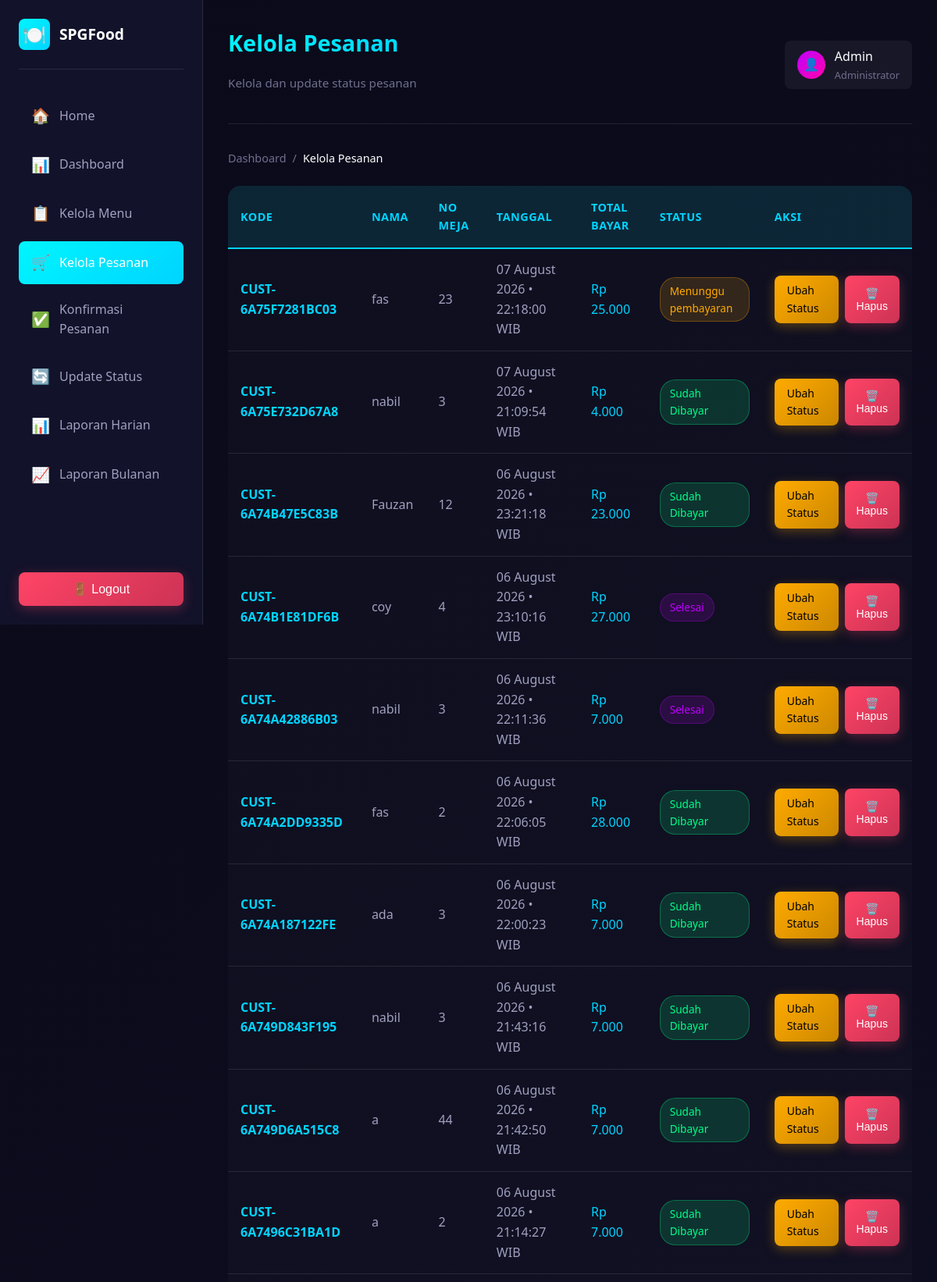
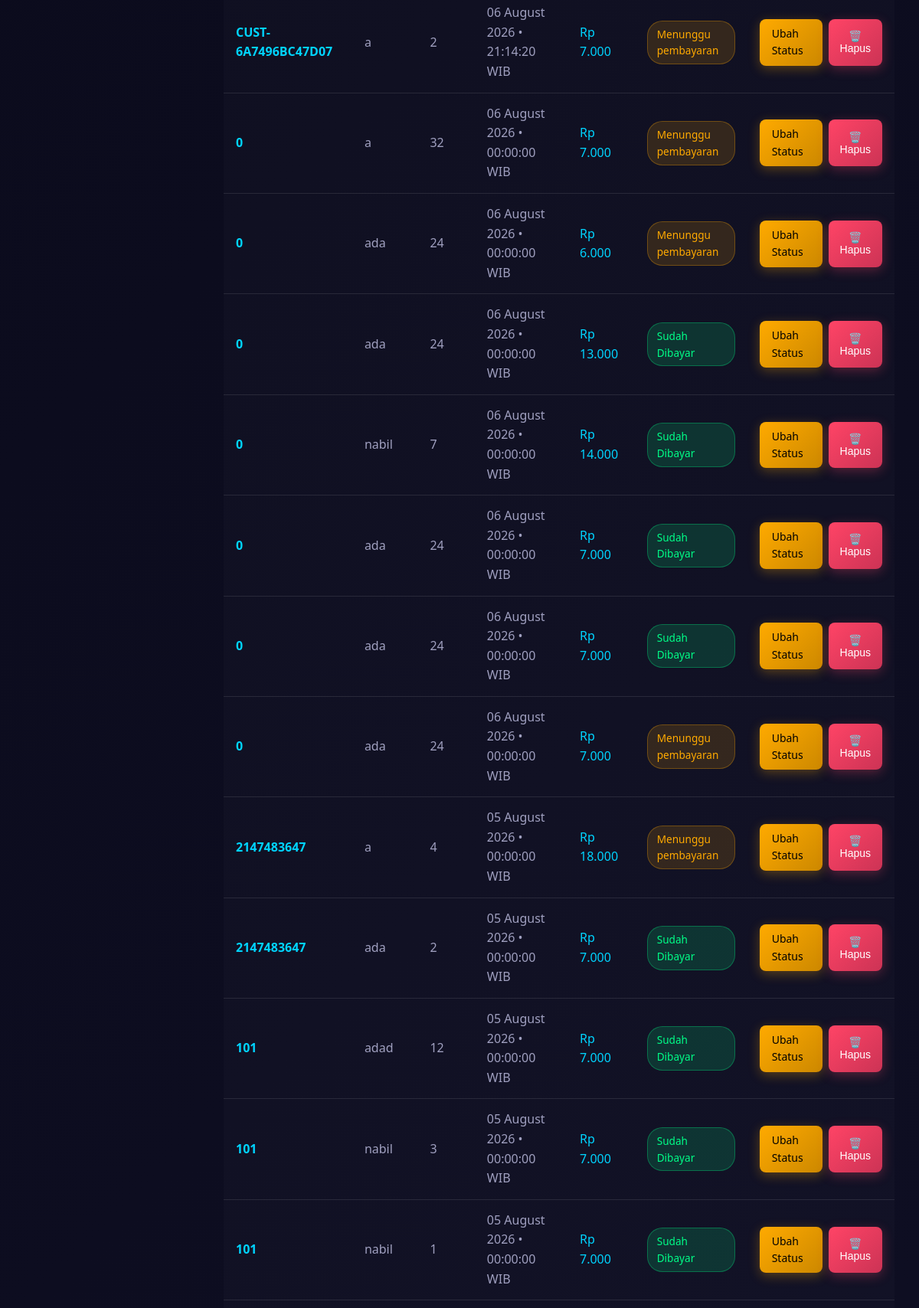
The app's page /kelola_pesanan.php (signed in, upper part) with its own data (2 pictures, top to bottom).
### tables this page shows
CREATE TABLE `data_pesanan` (
  `id_pesanan` int(11) NOT NULL,
  `tgl_pesanan` datetime DEFAULT NULL,
  `nama_pelanggan` varchar(100) DEFAULT NULL,
  `no_meja` varchar(20) DEFAULT NULL,
  `kode_pelanggan` varchar(50) DEFAULT NULL,
  `id_pelanggan` int(11) DEFAULT NULL,
  `total_harga` decimal(10,2) NOT NULL DEFAULT 0.00,
  `status` varchar(30) NOT NULL DEFAULT 'Menunggu',
  `metode_pembayaran` varchar(50) DEFAULT NULL,
  `nomor_pesanan` varchar(20) DEFAULT NULL
);

### kelola_pesanan.php (the view, shortened to what this page needs)
<?php
include "koneksi.php";
$pesanan = mysqli_query($conn, "SELECT * FROM data_pesanan ORDER BY tgl_pesanan DESC, id_pesanan DESC");
?>
<!DOCTYPE html>
<html lang="id">
<head>
    <link rel="stylesheet" href="assets/css/style.css">
</head>
<body>
<?php include "includes/sidebar.php"; ?>
<main class="main-content">
    <?php include "includes/header.php"; ?>
    <nav class="breadcrumb">
        <a href="index.php" class="breadcrumb-item">Dashboard</a>
        <span class="breadcrumb-separator">/</span>
        <span class="breadcrumb-item active">Kelola Pesanan</span>
    </nav>
    <div class="table-container">
        <?php if (mysqli_num_rows($pesanan) > 0): ?>
        <table class="table">
            <thead>
                <tr>
                    <th>Kode</th>
                    <th>Nama</th>
                    <th>No Meja</th>
                    <th>Tanggal</th>
                    <th>Total Bayar</th>
                    <th>Status</th>
                    <th>Aksi</th>
                </tr>
            </thead>
            <tbody>
                <?php while ($p = mysqli_fetch_assoc($pesanan)): ?>
                <tr>
                    <td style="font-weight: 600; color: var(--neon-cyan);"><?= $p['kode_pelanggan'] ?></td>
                    <td><?= $p['nama_pelanggan'] ?></td>
                    <td><?= $p['no_meja'] ?></td>
                    <td><?= date('d F Y • H:i:s', strtotime($p['tgl_pesanan'])) ?> WIB</td>
                    <td style="color: var(--neon-cyan); font-weight: 500;">Rp <?= number_format($p['total_harga'], 0, ',', '.') ?></td>
                    <td>
                        <?php
                        $statusClass = 'status-pending';
                        if (strpos($p['status'], 'diproses') !== false) $statusClass = 'status-processing';
                        elseif (strpos($p['status'], 'Dibayar') !== false) $statusClass = 'status-paid';
                        elseif (strpos($p['status'], 'Selesai') !== false) $statusClass = 'status-completed';
                        ?>
                        <span class="status-badge <?= $statusClass ?>"><?= $p['status'] ?></span>
                    </td>
                    <td>
                        <div class="d-flex gap-1">
                            <a href="ubah_status.php?id=<?= $p['id_pesanan'] ?>" class="btn btn-sm btn-warning">Ubah Status</a>
                            <button onclick="confirmDelete(<?= $p['id_pesanan'] ?>)" class="btn btn-sm btn-danger">🗑️ Hapus</button>
                        </div>
                    </td>
                </tr>
                <?php endwhile; ?>
            </tbody>
        </table>
        <?php endif; ?>
    </div>
</main>
</body>
</html>

### assets/css/style.css (style rules this page uses)
:root { --bg-primary: #0a0a1a; --bg-secondary: #12122a; --bg-tertiary: #1a1a3a; --glass-bg: rgba(255, 255, 255, 0.05); --glass-border: rgba(255, 255, 255, 0.1); --glass-shadow: 0 8px 32px rgba(0, 0, 0, 0.37); --neon-blue: #00f5ff; --neon-purple: #bf00ff; --neon-cyan: #00d4ff; --neon-pink: #ff00aa; --text-primary: #ffffff; --text-secondary: #a0a0c0; --text-muted: #707090; --success: #00ff88; --warning: #ffaa00; --error: #ff4466; --gradient-1: linear-gradient(135deg, #667eea 0%, #764ba2 100%); --gradient-2: linear-gradient(135deg, #00f5ff 0%, #00d4ff 100%); --gradient-3: linear-gradient(135deg, #bf00ff 0%, #ff00aa 100%); --gradient-bg: linear-gradient(135deg, #0a0a1a 0%, #1a1a3a 50%, #0a0a1a 100%); --transition: all 0.3s cubic-bezier(0.4, 0, 0.2, 1); --radius-sm: 8px; --radius-md: 16px; --radius-lg: 24px; --radius-xl: 32px; }
* { margin: 0; padding: 0; box-sizing: border-box; }
html { scroll-behavior: smooth; }
body { font-family: 'Segoe UI', 'Inter', -apple-system, BlinkMacSystemFont, sans-serif; background: var(--gradient-bg); background-attachment: fixed; background-size: 400% 400%; animation: gradientShift 15s ease infinite; color: var(--text-primary); min-height: 100vh; line-height: 1.6; }
.btn { display: inline-flex; align-items: center; justify-content: center; gap: 8px; padding: 12px 24px; border: none; border-radius: var(--radius-sm); font-size: 1rem; font-weight: 500; cursor: pointer; text-decoration: none; transition: var(--transition); position: relative; overflow: hidden; }
.btn::before { content: ''; position: absolute; top: 0; left: -100%; width: 100%; height: 100%; background: linear-gradient(90deg, transparent, rgba(255,255,255,0.2), transparent); transition: var(--transition); }
.btn-danger { background: linear-gradient(135deg, #ff4466 0%, #cc3355 100%); color: #fff; box-shadow: 0 4px 15px rgba(255, 68, 102, 0.3); }
.btn-warning { background: linear-gradient(135deg, #ffaa00 0%, #cc8800 100%); color: #000; box-shadow: 0 4px 15px rgba(255, 170, 0, 0.3); }
.btn-sm { padding: 8px 16px; font-size: 0.875rem; }
.table-container { overflow-x: auto; border-radius: var(--radius-md); }
.table { width: 100%; border-collapse: collapse; background: rgba(255, 255, 255, 0.02); }
.table thead { background: rgba(0, 245, 255, 0.1); border-bottom: 2px solid var(--neon-cyan); }
.table th { padding: 16px; text-align: left; font-weight: 600; color: var(--neon-cyan); font-size: 0.9rem; text-transform: uppercase; letter-spacing: 0.5px; }
.table td { padding: 14px 16px; border-bottom: 1px solid var(--glass-border); color: var(--text-secondary); }
.table tbody tr { transition: var(--transition); }
.status-badge { display: inline-flex; align-items: center; gap: 6px; padding: 6px 12px; border-radius: 20px; font-size: 0.85rem; font-weight: 500; }
.status-pending { background: rgba(255, 170, 0, 0.15); color: var(--warning); border: 1px solid rgba(255, 170, 0, 0.3); }
.status-paid { background: rgba(0, 255, 136, 0.15); color: var(--success); border: 1px solid rgba(0, 255, 136, 0.3); }
.status-completed { background: rgba(191, 0, 255, 0.15); color: var(--neon-purple); border: 1px solid rgba(191, 0, 255, 0.3); }
.main-content { margin-left: 260px; padding: 32px; min-height: 100vh; }
.breadcrumb { display: flex; align-items: center; gap: 8px; margin-bottom: 24px; font-size: 0.9rem; }
.breadcrumb-item { color: var(--text-muted); text-decoration: none; transition: var(--transition); }
.breadcrumb-item.active { color: var(--text-primary); font-weight: 500; }
.breadcrumb-separator { color: var(--text-muted); }
.d-flex { display: flex; }
.gap-1 { gap: 8px; }

### records on screen
data_pesanan: kode_pelanggan "CUST-6A75F7281BC03", nama_pelanggan "fas", no_meja "23", tgl_pesanan "07 August 2026 • 22:18:00", total_harga "25.000", status "Menunggu pembayaran"
data_pesanan: kode_pelanggan "CUST-6A75E732D67A8", nama_pelanggan "nabil", no_meja "3", tgl_pesanan "07 August 2026 • 21:09:54", total_harga "4.000", status "Sudah Dibayar"
data_pesanan: kode_pelanggan "CUST-6A74B47E5C83B", nama_pelanggan "Fauzan", no_meja "12", tgl_pesanan "06 August 2026 • 23:21:18", total_harga "23.000", status "Sudah Dibayar"
data_pesanan: kode_pelanggan "CUST-6A74B1E81DF6B", nama_pelanggan "coy", no_meja "4", tgl_pesanan "06 August 2026 • 23:10:16", total_harga "27.000", status "Selesai"
data_pesanan: kode_pelanggan "CUST-6A74A42886B03", nama_pelanggan "nabil", no_meja "3", tgl_pesanan "06 August 2026 • 22:11:36", total_harga "7.000", status "Selesai"
data_pesanan: kode_pelanggan "CUST-6A74A2DD9335D", nama_pelanggan "fas", no_meja "2", tgl_pesanan "06 August 2026 • 22:06:05", total_harga "28.000", status "Sudah Dibayar"
data_pesanan: kode_pelanggan "CUST-6A74A187122FE", nama_pelanggan "ada", no_meja "3", tgl_pesanan "06 August 2026 • 22:00:23", total_harga "7.000", status "Sudah Dibayar"
data_pesanan: kode_pelanggan "CUST-6A749D843F195", nama_pelanggan "nabil", no_meja "3", tgl_pesanan "06 August 2026 • 21:43:16", total_harga "7.000", status "Sudah Dibayar"
data_pesanan: kode_pelanggan "CUST-6A749D6A515C8", nama_pelanggan "a", no_meja "44", tgl_pesanan "06 August 2026 • 21:42:50", total_harga "7.000", status "Sudah Dibayar"
data_pesanan: kode_pelanggan "CUST-6A7496C31BA1D", nama_pelanggan "a", no_meja "2", tgl_pesanan "06 August 2026 • 21:14:27", total_harga "7.000", status "Sudah Dibayar"
data_pesanan: kode_pelanggan "CUST-6A7496BC47D07", nama_pelanggan "a", no_meja "2", tgl_pesanan "06 August 2026 • 21:14:20", total_harga "7.000", status "Menunggu pembayaran"
data_pesanan: kode_pelanggan "0", nama_pelanggan "a", no_meja "32", tgl_pesanan "06 August 2026 • 00:00:00", total_harga "7.000", status "Menunggu pembayaran"
data_pesanan: kode_pelanggan "0", nama_pelanggan "ada", no_meja "24", tgl_pesanan "06 August 2026 • 00:00:00", total_harga "6.000", status "Menunggu pembayaran"
data_pesanan: kode_pelanggan "0", nama_pelanggan "ada", no_meja "24", tgl_pesanan "06 August 2026 • 00:00:00", total_harga "13.000", status "Sudah Dibayar"
data_pesanan: kode_pelanggan "0", nama_pelanggan "nabil", no_meja "7", tgl_pesanan "06 August 2026 • 00:00:00", total_harga "14.000", status "Sudah Dibayar"
data_pesanan: kode_pelanggan "0", nama_pelanggan "ada", no_meja "24", tgl_pesanan "06 August 2026 • 00:00:00", total_harga "7.000", status "Sudah Dibayar"
data_pesanan: kode_pelanggan "0", nama_pelanggan "ada", no_meja "24", tgl_pesanan "06 August 2026 • 00:00:00", total_harga "7.000", status "Sudah Dibayar"
data_pesanan: kode_pelanggan "0", nama_pelanggan "ada", no_meja "24", tgl_pesanan "06 August 2026 • 00:00:00", total_harga "7.000", status "Menunggu pembayaran"
data_pesanan: kode_pelanggan "2147483647", nama_pelanggan "a", no_meja "4", tgl_pesanan "05 August 2026 • 00:00:00", total_harga "18.000", status "Menunggu pembayaran"
data_pesanan: kode_pelanggan "2147483647", nama_pelanggan "ada", no_meja "2", tgl_pesanan "05 August 2026 • 00:00:00", total_harga "7.000", status "Sudah Dibayar"
data_pesanan: kode_pelanggan "101", nama_pelanggan "adad", no_meja "12", tgl_pesanan "05 August 2026 • 00:00:00", total_harga "7.000", status "Sudah Dibayar"
data_pesanan: kode_pelanggan "101", nama_pelanggan "nabil", no_meja "3", tgl_pesanan "05 August 2026 • 00:00:00", total_harga "7.000", status "Sudah Dibayar"
data_pesanan: kode_pelanggan "101", nama_pelanggan "nabil", no_meja "1", tgl_pesanan "05 August 2026 • 00:00:00", total_harga "7.000", status "Sudah Dibayar"

### other values on screen
$pageTitle "Kelola Pesanan"
$pageSubtitle "Kelola dan update status pesanan"
